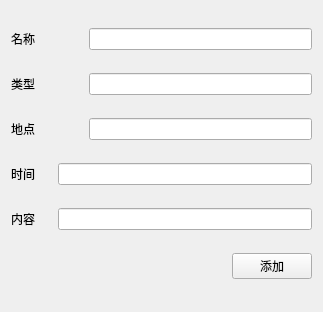
<?xml version="1.0" encoding="UTF-8"?>
<ui version="4.0">
 <class>Form</class>
 <widget class="QWidget" name="Form">
  <property name="geometry">
   <rect>
    <x>0</x>
    <y>0</y>
    <width>323</width>
    <height>312</height>
   </rect>
  </property>
  <property name="windowTitle">
   <string>Form</string>
  </property>
  <layout class="QGridLayout" name="gridLayout">
   <item row="0" column="0">
    <layout class="QHBoxLayout" name="horizontalLayout">
     <item>
      <widget class="QLabel" name="label">
       <property name="minimumSize">
        <size>
         <width>72</width>
         <height>0</height>
        </size>
       </property>
       <property name="styleSheet">
        <string notr="true">font: 12pt &quot;宋体&quot;;</string>
       </property>
       <property name="text">
        <string>名称</string>
       </property>
      </widget>
     </item>
     <item>
      <widget class="QLineEdit" name="book_name_lineEdit">
       <property name="styleSheet">
        <string notr="true">font: 12pt &quot;宋体&quot;;</string>
       </property>
      </widget>
     </item>
    </layout>
   </item>
   <item row="1" column="0">
    <layout class="QHBoxLayout" name="horizontalLayout_2">
     <item>
      <widget class="QLabel" name="label_2">
       <property name="minimumSize">
        <size>
         <width>72</width>
         <height>0</height>
        </size>
       </property>
       <property name="styleSheet">
        <string notr="true">font: 12pt &quot;宋体&quot;;</string>
       </property>
       <property name="text">
        <string>类型</string>
       </property>
      </widget>
     </item>
     <item>
      <widget class="QLineEdit" name="author_lineEdit">
       <property name="styleSheet">
        <string notr="true">font: 12pt &quot;宋体&quot;;</string>
       </property>
      </widget>
     </item>
    </layout>
   </item>
   <item row="2" column="0">
    <layout class="QHBoxLayout" name="horizontalLayout_3">
     <item>
      <widget class="QLabel" name="label_3">
       <property name="minimumSize">
        <size>
         <width>72</width>
         <height>0</height>
        </size>
       </property>
       <property name="styleSheet">
        <string notr="true">font: 12pt &quot;宋体&quot;;</string>
       </property>
       <property name="text">
        <string>地点</string>
       </property>
      </widget>
     </item>
     <item>
      <widget class="QLineEdit" name="publish_company_lineEdit">
       <property name="styleSheet">
        <string notr="true">font: 12pt &quot;宋体&quot;;</string>
       </property>
      </widget>
     </item>
    </layout>
   </item>
   <item row="3" column="0">
    <layout class="QHBoxLayout" name="horizontalLayout_4">
     <item>
      <widget class="QLabel" name="label_4">
       <property name="styleSheet">
        <string notr="true">font: 12pt &quot;宋体&quot;;</string>
       </property>
       <property name="text">
        <string>时间     </string>
       </property>
      </widget>
     </item>
     <item>
      <widget class="QLineEdit" name="publish_date_lineEdit">
       <property name="styleSheet">
        <string notr="true">font: 12pt &quot;宋体&quot;;</string>
       </property>
      </widget>
     </item>
    </layout>
   </item>
   <item row="4" column="0">
    <layout class="QHBoxLayout" name="horizontalLayout_5">
     <item>
      <widget class="QLabel" name="label_5">
       <property name="styleSheet">
        <string notr="true">font: 12pt &quot;宋体&quot;;</string>
       </property>
       <property name="text">
        <string>内容     </string>
       </property>
      </widget>
     </item>
     <item>
      <widget class="QLineEdit" name="store_num_lineEdit">
       <property name="styleSheet">
        <string notr="true">font: 12pt &quot;宋体&quot;;</string>
       </property>
      </widget>
     </item>
    </layout>
   </item>
   <item row="5" column="0">
    <layout class="QHBoxLayout" name="horizontalLayout_6">
     <item>
      <spacer name="horizontalSpacer">
       <property name="orientation">
        <enum>Qt::Horizontal</enum>
       </property>
       <property name="sizeHint" stdset="0">
        <size>
         <width>40</width>
         <height>20</height>
        </size>
       </property>
      </spacer>
     </item>
     <item>
      <widget class="QPushButton" name="add_book_pushButton">
       <property name="styleSheet">
        <string notr="true">font: 12pt &quot;宋体&quot;;</string>
       </property>
       <property name="text">
        <string>添加</string>
       </property>
      </widget>
     </item>
    </layout>
   </item>
  </layout>
 </widget>
 <resources/>
 <connections/>
</ui>
